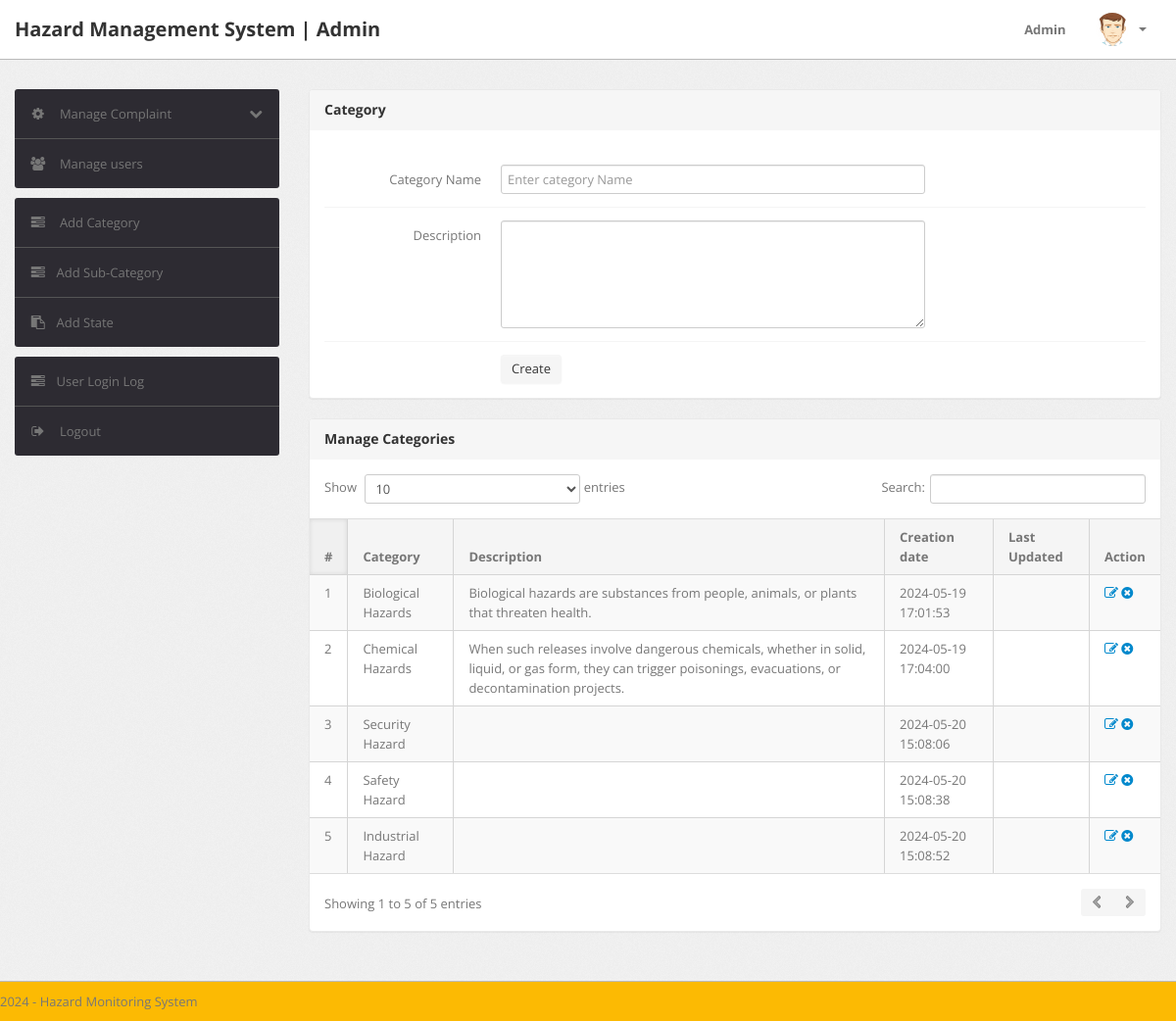
The app's page /admin/category.php (signed in) with its own data.
### tables this page shows
CREATE TABLE `category` (
  `id` int(11) NOT NULL,
  `categoryName` varchar(255) NOT NULL,
  `categoryDescription` longtext NOT NULL,
  `creationDate` timestamp NOT NULL DEFAULT current_timestamp(),
  `updationDate` varchar(255) NOT NULL
);

### admin/category.php (the view, shortened to what this page needs)
<?php
include('include/config.php');
if(strlen($_SESSION['alogin'])==0)
	{
header('location:index.php');
}
else{
?>
<!DOCTYPE html>
<html lang="en">
<head>
	<link type="text/css" href="bootstrap/css/bootstrap.min.css" rel="stylesheet">
	<link type="text/css" href="bootstrap/css/bootstrap-responsive.min.css" rel="stylesheet">
	<link type="text/css" href="css/theme.css" rel="stylesheet">
	<link type="text/css" href="images/icons/css/font-awesome.css" rel="stylesheet">
</head>
<body>
<?php include('include/header.php');?>
	<div class="wrapper">
		<div class="container">
			<div class="row">
<?php include('include/sidebar.php');?>
			<div class="span9">
					<div class="content">
						<div class="module">
							<div class="module-head">
								<h3>Category</h3>
							</div>
							<div class="module-body">
									<br />
			<form class="form-horizontal row-fluid" name="Category" method="post" >
<div class="control-group">
<label class="control-label" for="basicinput">Category Name</label>
<div class="controls">
<input type="text" placeholder="Enter category Name"  name="category" class="span8 tip" required>
</div>
</div>
<div class="control-group">
											<label class="control-label" for="basicinput">Description</label>
											<div class="controls">
												<textarea class="span8" name="description" rows="5"></textarea>
											</div>
										</div>
	<div class="control-group">
											<div class="controls">
												<button type="submit" name="submit" class="btn">Create</button>
											</div>
										</div>
									</form>
							</div>
						</div>
	<div class="module">
							<div class="module-head">
								<h3>Manage Categories</h3>
							</div>
							<div class="module-body table">
								<table cellpadding="0" cellspacing="0" border="0" class="datatable-1 table table-bordered table-striped	 display" width="100%">
									<thead>
										<tr>
											<th>#</th>
											<th>Category</th>
											<th>Description</th>
											<th>Creation date</th>
											<th>Last Updated</th>
											<th>Action</th>
										</tr>
									</thead>
									<tbody>
<?php $query=mysqli_query($bd, "select * from category");
$cnt=1;
while($row=mysqli_fetch_array($query))
{
?>
										<tr>
											<td><?php echo htmlentities($cnt);?></td>
											<td><?php echo htmlentities($row['categoryName']);?></td>
											<td><?php echo htmlentities($row['categoryDescription']);?></td>
											<td> <?php echo htmlentities($row['creationDate']);?></td>
											<td><?php echo htmlentities($row['updationDate']);?></td>
											<td>
											<a href="edit-category.php?id=<?php echo $row['id']?>" ><i class="icon-edit"></i></a>
											<a href="category.php?id=<?php echo $row['id']?>&del=delete" onClick="return confirm('Are you sure you want to delete?')"><i class="icon-remove-sign"></i></a></td>
										</tr>
										<?php $cnt=$cnt+1; } ?>
								</table>
							</div>
						</div>
					</div>
				</div>
			</div>
		</div>
	</div>
<?php include('include/footer.php');?>
</body>
<?php } ?>

### records on screen
category: categoryName "Biological Hazards", categoryDescription "Biological hazards are substances from people, animals, or plants that threaten health.", creationDate "2024-05-19 17:01:53"
category: categoryName "Chemical Hazards", categoryDescription "When such releases involve dangerous chemicals, whether in solid, liquid, or gas form, they can trigger poisonings, evacuations, or decontamination projects.", creationDate "2024-05-19 17:04:00"
category: categoryName "Security Hazard", creationDate "2024-05-20 15:08:06"
category: categoryName "Safety Hazard", creationDate "2024-05-20 15:08:38"
category: categoryName "Industrial Hazard", creationDate "2024-05-20 15:08:52"
